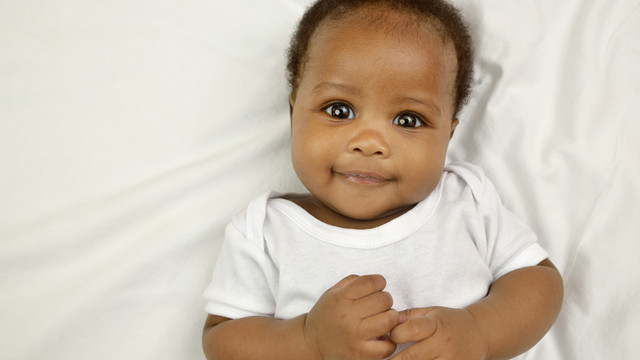
#> input picture Web app - detection/datas/baby.jpg, 640 x 360 px
$ python -i gradvideos.py   (imports and definitions only)
#> lines starting #> are read from the running program, lines starting #| are printed output that depends on the picture; after the words box and inside, x2 and y2 are one past the last pixel; in counts of white or black regions, pixels touching at a corner belong together
#> further down, picture is the input picture: shape (360, 640, 3); mean B, G, R 180.5, 195.6, 207.2
import cv2
import numpy as np
import gradio as gr

face_cascade = cv2.CascadeClassifier("files/haarcascade_frontalface_default.xml")

def detect_faces(frame):
    gray = cv2.cvtColor(frame, cv2.COLOR_BGR2GRAY)
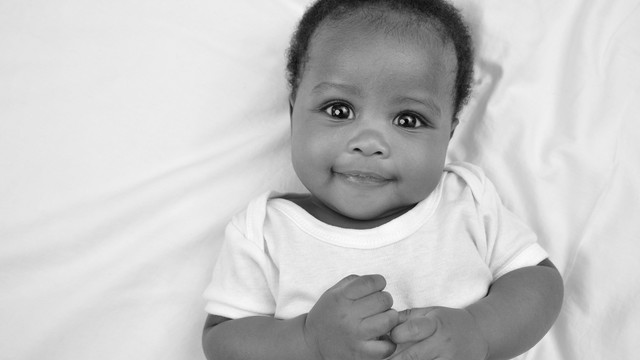
#> gray: shape (360, 640); min 1, max 252, mean 197.4
    faces = face_cascade.detectMultiScale(gray, 1.3, 5)
#> faces = [[262, 23, 216, 216]]
    for (x,y,w,h) in faces:
        cv2.rectangle(frame,(x,y),(x+w,y+h),(255,0,0),2)
#> this loop made 1 pass
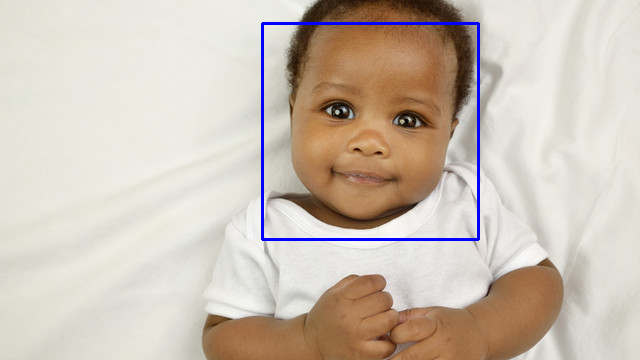
#> frame: shape (360, 640, 3); 1.12% of pixels changed, all inside (x1, y1, x2, y2) = (261, 22, 480, 241)
    return cv2.cvtColor(frame, cv2.COLOR_BGR2RGB)

def detect_faces_video(input_video):
    cap = cv2.VideoCapture(input_video)
    output_video = 'output1.mp4'
    fourcc = cv2.VideoWriter_fourcc(*'mp4v')
    out = cv2.VideoWriter(output_video, fourcc, 30.0, (int(cap.get(3)),int(cap.get(4))))
    while(cap.isOpened()):
        ret, frame = cap.read()
        if ret == True:
            output_frame = detect_faces(frame)
            output_frame =  cv2.cvtColor(output_frame, cv2.COLOR_BGR2RGB)
            out.write(output_frame)
        else:
            break
    cap.release()
    out.release()
    return output_video

# [6 lines that did not run here, left out]
# [1 line not run here, left out]

>>> import cv2
>>> picture = cv2.imread('datas/baby.jpg')
>>> result = detect_faces(picture)
